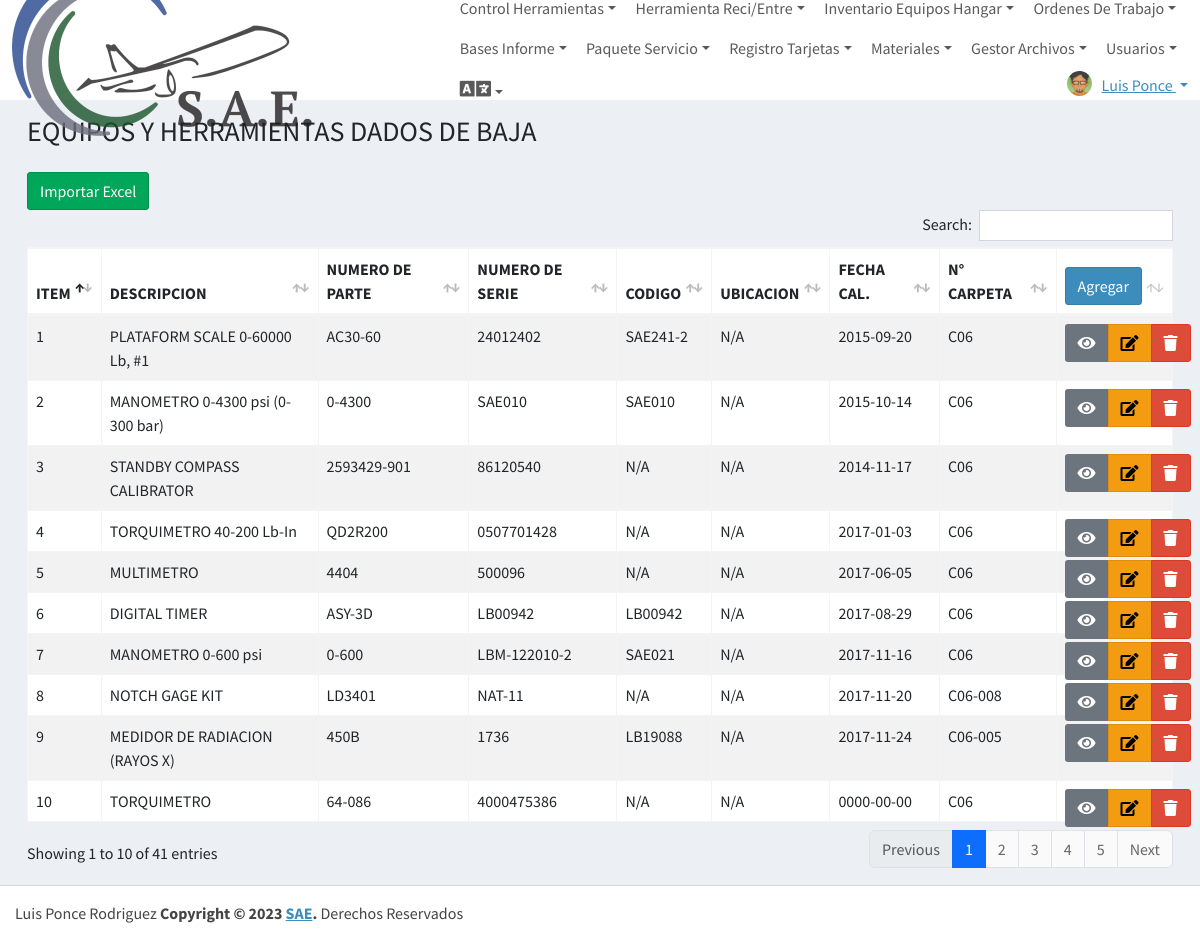
/VDBaja (signed in), run on the app's committed database.
### tables this page shows
CREATE TABLE `control_dbajas` (
  `id_dbajas` int(11) NOT NULL,
  `descripcion_dbajas` varchar(100) NOT NULL,
  `pn_dbajas` varchar(50) NOT NULL,
  `pnalt_dbajas` varchar(50) NOT NULL,
  `numserie_dbajas` varchar(50) DEFAULT NULL,
  `codigo_dbajas` varchar(50) DEFAULT NULL,
  `marcaofabri_dbajas` varchar(50) NOT NULL,
  `cantidad_dbajas` varchar(10) NOT NULL,
  `unidad_dbajas` varchar(50) NOT NULL,
  `observacion_dbajas` text NOT NULL,
  `ubicacion_dbajas` varchar(100) NOT NULL,
  `fechacali_dbajas` date NOT NULL,
  `periodocali_dbajas` varchar(11) NOT NULL,
  `fechavenci_dbajas` date NOT NULL,
  `estado_dbajas` varchar(50) NOT NULL,
  `diasalerta_dbajas` varchar(50) NOT NULL,
  `origencali_dbajas` varchar(50) NOT NULL,
  `propiedad_dbajas` varchar(50) NOT NULL,
  `numcarpeta_dbajas` varchar(50) NOT NULL,
  `numcertifi_dbajas` varchar(50) NOT NULL,
  `numregistro_dbajas` varchar(20) NOT NULL,
  `alcanceinstru_dbajas` varchar(50) NOT NULL,
  `resuinstru_dbajas` varchar(50) NOT NULL,
  `ubicacionautorizada_dbajas` varchar(100) NOT NULL,
  `docsalida_dbajas` varchar(100) NOT NULL
);

### controlador/plantillaControlador.php (called while the page is built)
<?php
class ControladorPlantilla{
    static public function ctrPlantilla(){
        include "vista/plantilla.php";
    }
}

### index.php (called while the page is built, shortened)
<?php
require_once "controlador/plantillaControlador.php";
require_once "controlador/dbajaControlador.php";
require_once "modelo/dbajaModelo.php";
$plantilla=new ControladorPlantilla();
$plantilla->ctrPlantilla();

### modelo/conexion.php (called while the page is built)
<?php
class Conexion{
    static public function conectar(){
        $host="localhost";
        $db="sistemassae";
        $userDB="root";
        $passDB="";
        $link=new PDO("mysql:host=".$host.";"."dbname=".$db,$userDB,$passDB);
        $link->exec("set names utf8");
        return $link;
    }
}

### modelo/dbajaModelo.php (called while the page is built, shortened)
<?php
require_once "conexion.php";
class ModeloDBajas
{
  static public function mdlInfoDBajas()
  {
    $stmt = Conexion::conectar()->prepare("SELECT * FROM  control_dbajas");
    $stmt->execute();
    return $stmt->fetchAll();
  }
}

### controlador/dbajaControlador.php (called while the page is built, shortened)
<?php
class ControladorDBajas {
  static public function ctrInfoDbajas() {
    $respuesta = ModeloDBajas::mdlInfoDBajas();
    return $respuesta;
  }
}

### vista/VDBaja.php (the view)
<div class="content-wrapper">
    <div class="content-header">
        <div class="container-fluid">
            <div class="row mb-2">
                <div class="col-sm-6">
                    <h3 class="m-0">EQUIPOS Y HERRAMIENTAS DADOS DE BAJA</h3>
                </div>
                <div class="col-sm-6">
                </div>
            </div>
        </div>
    </div>
    <div class="content">
        <div class="container-fluid">
            <table id="DataTableDBaja" class="table table-bordered table-striped">
                <thead>
                <button class="btn btn-success" onclick="MCargarRegistrosDBaja()">Importar Excel</button>
                    <tr>
                        <th>ITEM</th>
                        <th>DESCRIPCION</th>
                        <th>NUMERO DE PARTE</th>
                        <th>NUMERO DE SERIE</th>
                        <th>CODIGO</th>
                        <th>UBICACION</th>
                        <th>FECHA CAL.</th>
                        <th>N° CARPETA</th>
                        <td>
                            <button class="btn btn-primary" onclick="MNuevoDBaja()">Agregar</button>
                        </td>
                    </tr>
                </thead>
                <tbody>
                    <?php
                      $dbaja = ControladorDBajas::ctrInfoDbajas();
                      foreach ($dbaja as $value) {
                      ?>
                        <tr>
                            <td><?php echo $value["id_dbajas"]; ?></td>
                            <td><?php echo $value["descripcion_dbajas"]; ?></td>
                            <td><?php echo $value["pn_dbajas"]; ?></td>
                            <td><?php echo $value["numserie_dbajas"]; ?></td>
                            <td><?php echo $value["codigo_dbajas"]; ?></td>
                            <td><?php echo $value["ubicacion_dbajas"]; ?></td>
                            <td><?php echo $value["fechacali_dbajas"]; ?></td>
                            <td><?php echo $value["numcarpeta_dbajas"]; ?></td>
                            <td>
                                <div class="btn-group">
                                    <button class="btn btn-secondary" onclick="MVerDBajas(<?php echo $value["id_dbajas"]; ?>)">
                                        <i class="fas fa-eye"></i>
                                    </button>
                                    <button class="btn btn-warning" onclick="MEditarDBajas(<?php echo $value["id_dbajas"]; ?>)">
                                        <i class="fas fa-edit"></i>
                                    </button>
                                    <button class="btn btn-danger" onclick="MEliDBajas(<?php echo $value["id_dbajas"]; ?>)">
                                        <i class="fas fa-trash"></i>
                                    </button>
                                </div>
                            </td>
                        </tr>
                    <?php
                      }
                      ?>
                </tbody>
            </table>
        </div>
    </div>
</div>

### data on the page
control_dbajas: id_dbajas "1", descripcion_dbajas "PLATAFORM SCALE 0-60000 Lb, #1", pn_dbajas "AC30-60", numserie_dbajas "24012402", codigo_dbajas "SAE241-2", ubicacion_dbajas "N/A", fechacali_dbajas "2015-09-20", numcarpeta_dbajas "C06"
control_dbajas: id_dbajas "2", descripcion_dbajas "MANOMETRO 0-4300 psi (0-300 bar)", pn_dbajas "0-4300", numserie_dbajas "SAE010", codigo_dbajas "SAE010", ubicacion_dbajas "N/A", fechacali_dbajas "2015-10-14", numcarpeta_dbajas "C06"
control_dbajas: id_dbajas "3", descripcion_dbajas "STANDBY COMPASS CALIBRATOR", pn_dbajas "2593429-901", numserie_dbajas "86120540", codigo_dbajas "N/A", ubicacion_dbajas "N/A", fechacali_dbajas "2014-11-17", numcarpeta_dbajas "C06"
control_dbajas: id_dbajas "4", descripcion_dbajas "TORQUIMETRO 40-200 Lb-In", pn_dbajas "QD2R200", numserie_dbajas "0507701428", codigo_dbajas "N/A", ubicacion_dbajas "N/A", fechacali_dbajas "2017-01-03", numcarpeta_dbajas "C06"
control_dbajas: id_dbajas "5", descripcion_dbajas "MULTIMETRO", pn_dbajas "4404", numserie_dbajas "500096", codigo_dbajas "N/A", ubicacion_dbajas "N/A", fechacali_dbajas "2017-06-05", numcarpeta_dbajas "C06"
control_dbajas: id_dbajas "6", descripcion_dbajas "DIGITAL TIMER", pn_dbajas "ASY-3D", numserie_dbajas "LB00942", codigo_dbajas "LB00942", ubicacion_dbajas "N/A", fechacali_dbajas "2017-08-29", numcarpeta_dbajas "C06"
control_dbajas: id_dbajas "7", descripcion_dbajas "MANOMETRO 0-600 psi", pn_dbajas "0-600", numserie_dbajas "LBM-122010-2", codigo_dbajas "SAE021", ubicacion_dbajas "N/A", fechacali_dbajas "2017-11-16", numcarpeta_dbajas "C06"
control_dbajas: id_dbajas "8", descripcion_dbajas "NOTCH GAGE KIT", pn_dbajas "LD3401", numserie_dbajas "NAT-11", codigo_dbajas "N/A", ubicacion_dbajas "N/A", fechacali_dbajas "2017-11-20", numcarpeta_dbajas "C06-008"
control_dbajas: id_dbajas "9", descripcion_dbajas "MEDIDOR DE RADIACION (RAYOS X)", pn_dbajas "450B", numserie_dbajas "1736", codigo_dbajas "LB19088", ubicacion_dbajas "N/A", fechacali_dbajas "2017-11-24", numcarpeta_dbajas "C06-005"
control_dbajas: id_dbajas "10", descripcion_dbajas "TORQUIMETRO", pn_dbajas "64-086", numserie_dbajas "4000475386", codigo_dbajas "N/A", ubicacion_dbajas "N/A", fechacali_dbajas "0000-00-00", numcarpeta_dbajas "C06"

### other printed values
$_SESSION["nombreUsuario"] "Luis Ponce"
